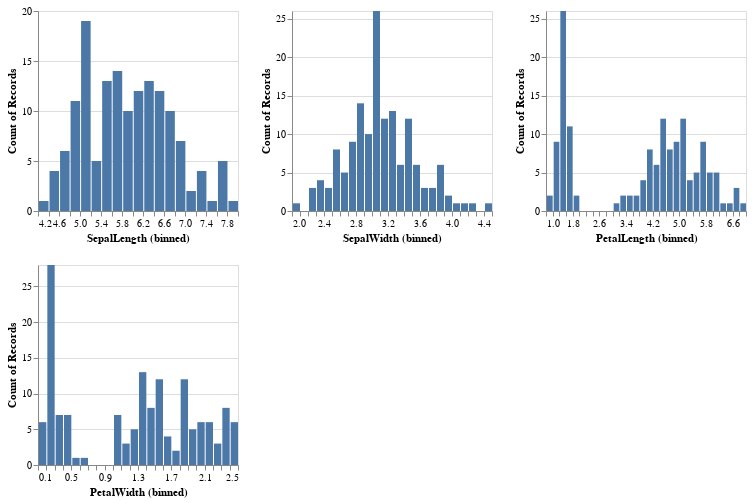

The code cell stored with this chart in its notebook:
### Markdown cell above
## Create histogram for all numeric columns in data

### Code cell
plot_histogram(df)

### Figure 1 — Vega-Lite specification as saved in the notebook (floating-point values rounded to 4 significant figures; data arrays with more than 128 entries replaced by an {"elided": "..."} marker saying what was removed)
{"config": {"view": {"continuousWidth": 400, "continuousHeight": 300}}, "repeat": ["SepalLength", "SepalWidth", "PetalLength", "PetalWidth"], "spec": {"data": {"name": "data-70e4353dc256ad61ea3ac8b904a2d791"}, "mark": "bar", "encoding": {"x": {"bin": {"maxbins": 30}, "field": {"repeat": "repeat"}, "type": "quantitative"}, "y": {"aggregate": "count", "type": "quantitative"}}, "height": 200, "width": 200}, "columns": 3, "$schema": "https://vega.github.io/schema/vega-lite/v4.17.0.json", "datasets": {"data-70e4353dc256ad61ea3ac8b904a2d791": {"elided": "150 records"}}}
